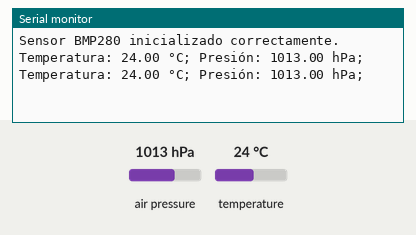
This sketch was run on a simulated Arduino Uno, built with avr-gcc and run on an emulated ATmega328P. Parts: the last lines printed to the serial monitor. The inputs (shaded band) are chosen by the test bench; at power-on: air pressure 1013 hPa, temperature 24 °C.

Above: at 1.2 s.
1.3 s: air pressure set to 952 hPa
At 2.4 s:
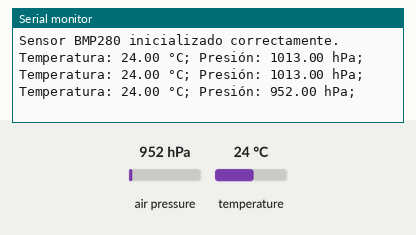
2.8 s: temperature set to 12 °C
At 3.4 s:
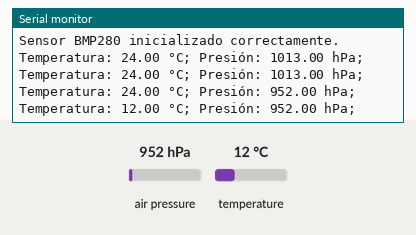
4.3 s: air pressure set to 975 hPa
At 5.9 s:
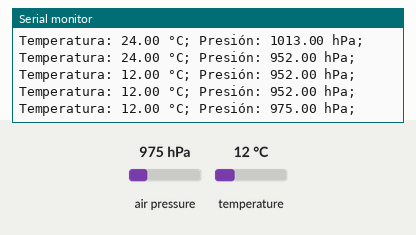
Timing chart, 0 to 7.4 s (numbered marks = the images above; inputs shaded):
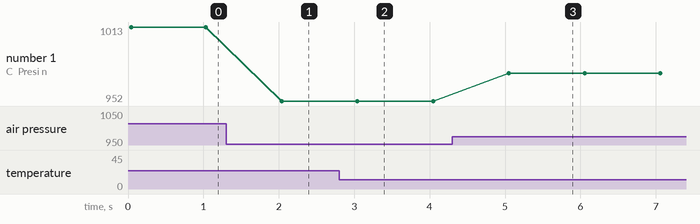

Measured:
- after the input at 1.3 s, the serial monitor: prints a new line after 0.74 s (image 1)
- after the input at 2.8 s, the serial monitor: prints a new line after 0.24 s (image 2)
- after the input at 4.3 s, the serial monitor: prints a new line after 0.75 s (image 3)
- plotted number 1: 1013 → 952 after the input at 1.3 s, 952 → 975 after the input at 4.3 s

The sketch:

ProgramaSensorBMP280.ino
```cpp
#include <Wire.h>
#include <Adafruit_Sensor.h>
#include <Adafruit_BMP280.h>

Adafruit_BMP280 bmp;
#define I2C_SDA 21
#define I2C_SCL 22


void setupBME();
void FUNCION_LECTURA_BME();
void setup()
{
  Serial.begin(9600);
  setupBME();
}

void loop()
{
  FUNCION_LECTURA_BME();
  delay(1000);
}


void setupBME() {
  if (!bmp.begin(0x76)) {
    Serial.println("No se encontró el sensor BMP280.");
    while (1);
  } else {
    Serial.println("Sensor BMP280 inicializado correctamente.");
  }
}

void FUNCION_LECTURA_BME() {
  float temperature = bmp.readTemperature();
  float pressure = bmp.readPressure() / 100.0F;
  float altitude = bmp.readAltitude(1013.25);

  Serial.print("Temperatura: ");
  Serial.print(temperature);
  Serial.print(" °C; ");
  Serial.print("Presión: ");
  Serial.print(pressure);
  Serial.println(" hPa; ");

}
```
